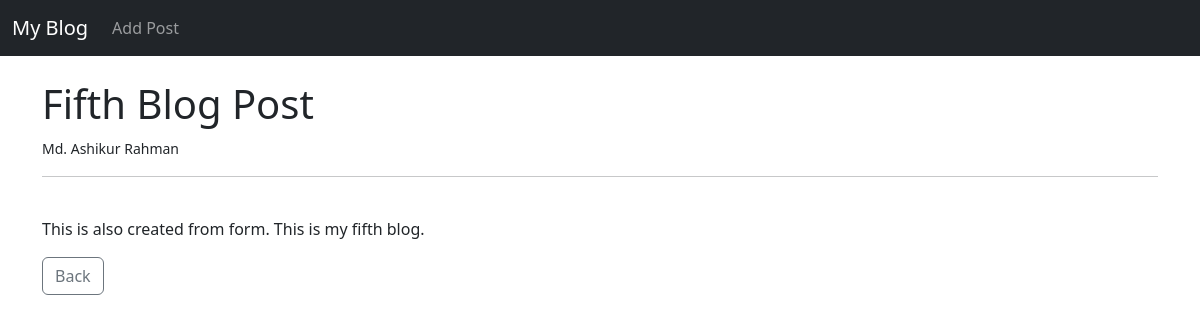
Page /article/5 on the committed database.
### theblog/models.py (models this page shows, shortened)
class Post(models.Model):
    title = models.CharField(max_length=255)
    title_tag = models.CharField(max_length=255)
    author = models.ForeignKey(User, on_delete=models.CASCADE)
    body = models.TextField()

### theblog/views.py (the view)
# urls.py: path("article/<int:pk>", views.ArticleDetailView.as_view(), name="article-detail"),
class ArticleDetailView(DetailView):
    model = Post
    template_name = "article_details.html"

### theblog/templates/article_details.html (shortened to what this page needs)
{% extends 'base.html' %}
{% block content %}
<h1>{{post.title}}</h1>
<small>
    {{post.author.first_name}} {{post.author.last_name}}
</small>
<br>
<hr><br>
<p>
    {{post.body}}
</p>
<a href="{% url 'home' %}" class="btn btn-outline-secondary">
    Back
</a>
{% endblock %}

### rows in the picture
Post: title "Fifth Blog Post", author.first_name "Md. Ashikur", author.last_name "Rahman", body "This is also created from form. This is my fifth blog."
